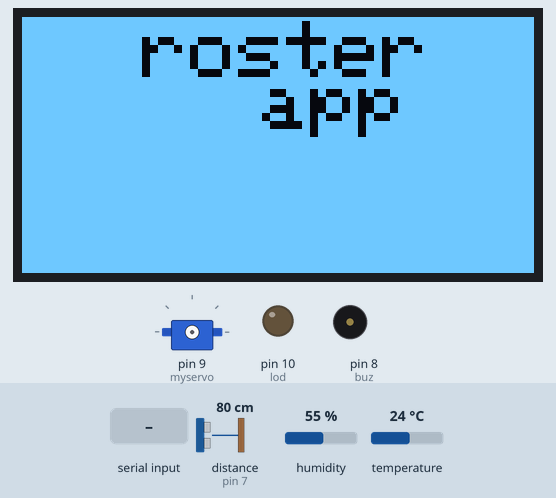
This sketch was run on a simulated Arduino Uno, built with avr-gcc and run on an emulated ATmega328P. Parts: 128×64 one-colour display, servo, output pins drawn as LEDs (lit = HIGH), buzzer (waves = sounding, pin HIGH). Wiring (inferred from the names in the program): ultrasonic range finder: trigger pin 6; echo pin 7. The test bench sets the inputs (shaded band); at power-on: distance to the obstacle (sensor on pin 7) 80 cm, humidity 55 %, temperature 24 °C. The echo pulse lasts 58.3 µs per cm; the local clock reads 2024-03-15 10:24:30 at power-on unless the sketch sets it; pins used as bus, display or sensor lines are not drawn; what the sketch prints to the serial monitor is not drawn.

Above: at 4.1 s.
At 6.2 s:
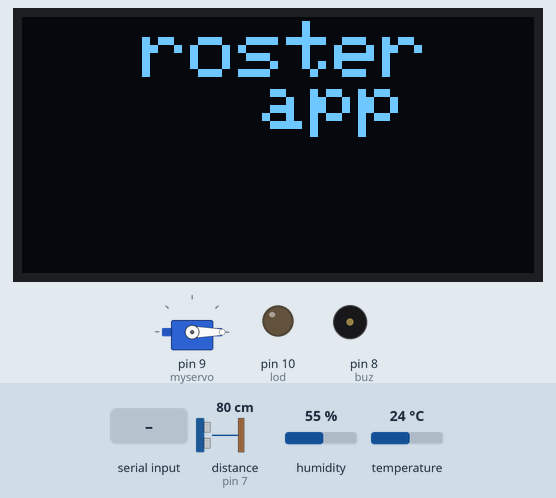
6.3 s: "a" received over Serial
At 8.7 s:
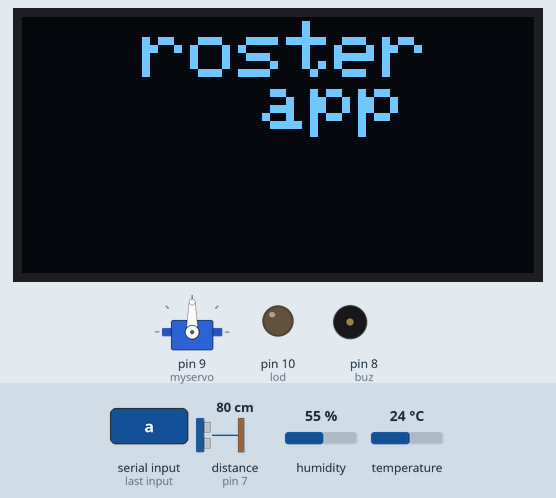
9.1 s: "s" received over Serial
At 12.9 s:
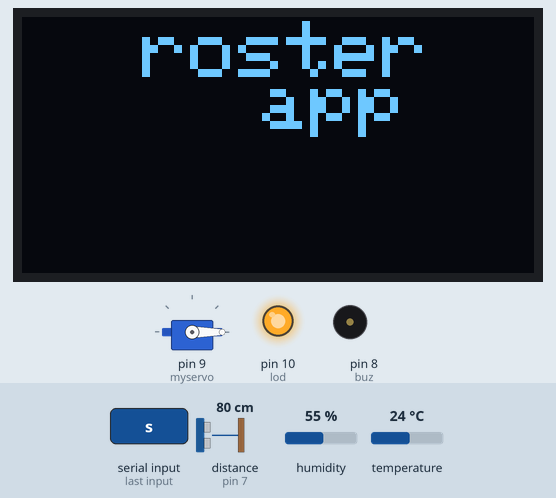
13.2 s: "A" received over Serial
At 14.7 s:
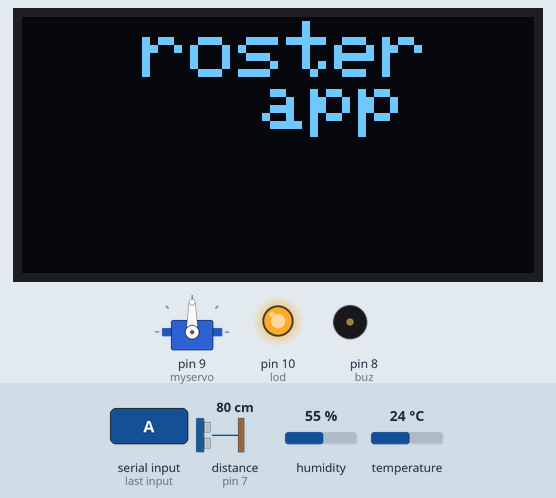
15.8 s: "d" received over Serial
17.8 s: "S" received over Serial
Timing chart, 0 to 21.0 s (numbered marks = the images above; inputs shaded):
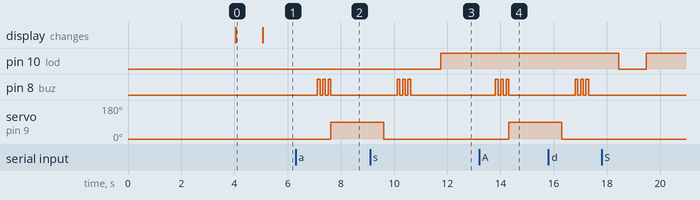

The sketch:

roster_arduino.ino
```cpp
#include <SPI.h>
#include <Wire.h>
#include <Adafruit_GFX.h>
#include <Adafruit_SSD1306.h>
#define OLED_RESET 4
Adafruit_SSD1306 display(OLED_RESET);
#include <dht.h>
dht DHT;
#include <virtuabotixRTC.h>
virtuabotixRTC myRTC(3, 5, 4); // Data=pin5, CLK=pin3, RST=pin4
#define pingTrig 6
#define pingEcho 7
long duration;
long cm;
#include <Servo.h>
Servo myservo;
char input;
int lod =10;
int buz =8;
int pakan;

void setup()   {
  Serial.begin(9600);
  display.begin();display.clearDisplay();
  display.setTextSize(2);
  display.setTextColor(WHITE);
  display.setCursor(30,1);
  display.println("roster");
  display.setCursor(60,14);
  display.println("app");
  display.display();
  delay(3000);
  display.invertDisplay(false);
  delay(1000);
  display.invertDisplay(true);
  delay(1000);
  display.invertDisplay(false);
  display.clearDisplay();
  pinMode(lod, OUTPUT);
  pinMode(buz, OUTPUT);
  pinMode(pingTrig, OUTPUT);
  pinMode(pingEcho, INPUT);
  myservo.attach(9);
  myservo.write(0);
}

void loop() {
  digitalWrite(pingTrig, HIGH);
  delayMicroseconds(10);
  digitalWrite(pingTrig, LOW);
  duration = pulseIn(pingEcho, HIGH);
  cm = duration / 58;
  pakan = map(cm,0,20,100,0);
  myRTC.updateTime();DHT.read11(2);
  String data="/"+String(DHT.temperature)+"/"+String(DHT.humidity)+"/"+String(cm)+"/";
  Serial.println(data);delay(1000);
//waktu();suhu();lembab();sonik();
  if (Serial.available()) {
    input = Serial.read();//baca input
    if (input == 'a' || input == 'A') {buka();}
    if (input == 's' || input == 'S') {digitalWrite(lod,HIGH);}
    if (input == 'd' || input == 'D') {digitalWrite(lod,LOW);}

}}

void suhu() {
  display.setTextSize(2);
  display.setTextColor(WHITE);
  display.setCursor(40,1);
  display.println("Suhu");
  display.setCursor(40,17);
  display.print(DHT.temperature,0);
  display.print(" c");
  display.display();
  delay(2000);
  display.invertDisplay(false);
  delay(1000);
  display.invertDisplay(true);
  delay(1000);
  display.invertDisplay(false);
  display.clearDisplay();
  }

void lembab() {
  display.setTextSize(2);
  display.setTextColor(WHITE);
  display.setCursor(30,1);
  display.println("Lembab");
  display.setCursor(40,17);
  display.print(DHT.humidity,0);
  display.print(" %");
  display.display();
  delay(2000);
  display.invertDisplay(false);
  delay(1000);
  display.invertDisplay(true);
  delay(1000);
  display.invertDisplay(false);
  display.clearDisplay();
  }

void waktu() {
  display.setTextSize(2);
  display.setTextColor(WHITE);
  display.setCursor(5,1);
  display.print(myRTC.dayofmonth);
  display.print("-");
  display.print(myRTC.month);
  display.print("-");
  display.print(myRTC.year);
  display.setCursor(18,17);
  display.print(myRTC.hours);
  display.print(":");
  display.print(myRTC.minutes);
  display.print(" WIB");
  display.display();
  delay(2000);
  display.invertDisplay(false);
  delay(1000);
  display.invertDisplay(true);
  delay(1000);
  display.invertDisplay(false);
  display.clearDisplay();
  }

void sonik() {
  display.setTextSize(2);
  display.setTextColor(WHITE);
  display.setCursor(35,1);
  display.println("Pakan");
  display.setCursor(40,17);
  display.print(cm);
  display.print(" %");
  display.display();
  delay(2000);
  display.invertDisplay(false);
  delay(1000);
  display.invertDisplay(true);
  delay(1000);
  display.invertDisplay(false);
  display.clearDisplay();
  }

void buka(){
digitalWrite(buz, HIGH);
delay(100);
digitalWrite(buz, LOW);
delay(100);
digitalWrite(buz, HIGH);
delay(100);
digitalWrite(buz, LOW);
delay(100);
digitalWrite(buz, HIGH);
delay(100);
digitalWrite(buz, LOW);
myservo.write(90);
delay(2000);
myservo.write(0);
delay(500);
digitalWrite(buz, HIGH);
delay(100);
digitalWrite(buz, LOW);
delay(100);
digitalWrite(buz, HIGH);
delay(100);
digitalWrite(buz, LOW);
delay(100);
digitalWrite(buz, HIGH);
delay(100);
digitalWrite(buz, LOW);
delay(100);
}
```

Measured:
- after the input at 6.3 s, pin 8 (buz): alternates HIGH for 0.10 s and LOW for 0.10 s, 6 changes in all, then stays LOW, starting after 0.82 s; servo on pin 9 (myservo): 0° → 90° after 1.3 s
- after the input at 9.1 s, pin 10 (lod): LOW → HIGH after 2.7 s
- after the input at 13.2 s, pin 8 (buz): alternates HIGH for 0.10 s and LOW for 0.10 s, 6 changes in all, then stays LOW, starting after 0.61 s; servo on pin 9 (myservo): 0° → 90° after 1.1 s
- what the display in image 0 shows lasts 1.0 s, from 4.1 s to 5.1 s
